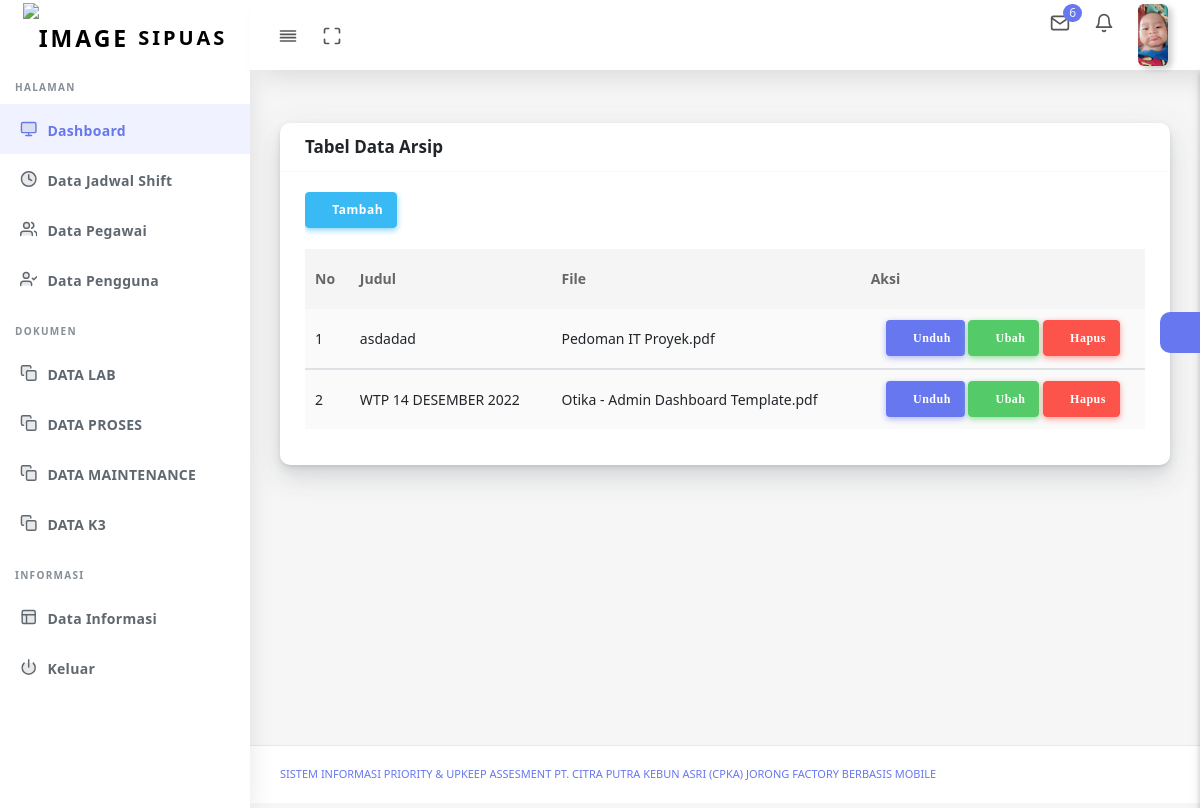
/data_arsip_administrator.php (signed in), run on the app's committed database.
### tables this page shows
CREATE TABLE `user` (
  `id_user` int(11) NOT NULL,
  `nama` text NOT NULL,
  `username` varchar(100) NOT NULL,
  `password` varchar(100) NOT NULL,
  `level` enum('Manager','Administrator','Admin_LAB','Admin_Proses','Admin_Maintenance','Admin_K3','Operator_Lab','Operator_Proses','Operator_Maintenaance','Operator_K3','Admin_Har','Superadmin') NOT NULL,
  `status` text NOT NULL,
  `foto` text NOT NULL,
  `id_pegawai` int(11) NOT NULL
);

CREATE TABLE `arsip` (
  `id_arsip` int(11) NOT NULL,
  `id_user` int(11) NOT NULL,
  `judul` text NOT NULL,
  `file` text NOT NULL
);

### data_arsip_administrator.php (the view, shortened to what this page needs)
<!DOCTYPE html>
<html lang="en">
<head>
  <link rel="stylesheet" href="assets/css/app.min.css">
  <link rel="stylesheet" href="assets/bundles/datatables/datatables.min.css">
  <link rel="stylesheet" href="assets/bundles/datatables/DataTables-1.10.16/css/dataTables.bootstrap4.min.css">
  <link rel="stylesheet" href="assets/bundles/bootstrap-daterangepicker/daterangepicker.css">
  <link rel="stylesheet" href="assets/bundles/bootstrap-colorpicker/dist/css/bootstrap-colorpicker.min.css">
  <link rel="stylesheet" href="assets/bundles/select2/dist/css/select2.min.css">
  <link rel="stylesheet" href="assets/bundles/jquery-selectric/selectric.css">
  <link rel="stylesheet" href="assets/bundles/bootstrap-timepicker/css/bootstrap-timepicker.min.css">
  <link rel="stylesheet" href="assets/bundles/bootstrap-tagsinput/dist/bootstrap-tagsinput.css">
  <link rel="stylesheet" href="assets/css/style.css">
  <link rel="stylesheet" href="assets/css/components.css">
  <link rel="stylesheet" href="assets/css/custom.css">
</head>
<body>
  <div id="app">
    <div class="main-wrapper main-wrapper-1">
      <div class="navbar-bg"></div>
      <?php include ('proses/menu/menu_administrator.php')?>
      <div class="main-content">
        <section class="section">
          <div class="section-body">
            <div class="row">
              <div class="col-12">
                <div class="card">
                  <div class="card-header">
                    <h4>Tabel Data Arsip</h4>
                  </div>
                  <div class="card-body">
                    <div class="table-responsive">
                    <button class="btn btn-icon btn-info" data-toggle="modal" data-target="#tambah">
                      <i class="fas fa-plus" aria-hidden="true"></i> Tambah
                                                    </button><br><br>
                      <table class="table table-striped table-hover" id="save-stage" style="width:100%;">
                      <thead>
                                        <tr>
                                            <th>No</th>
                                            <th>Judul</th>
                                            <th>File</th>
                                            <th>Aksi</th>
                                        </tr>
                                    </thead>
                                    <?php
                                         $id_user=$_SESSION['id_user'];
                                                    $query = mysql_query("SELECT * FROM arsip
                                                    INNER JOIN user on user.id_user = arsip.id_user
                                                    WHERE arsip.id_user='$id_user'
                                                    ORDER BY id_arsip");
                                                $no = 1;
                                                    while ($data = mysql_fetch_assoc($query)) {?>
                                    <tbody>
                                        <tr>
                                                <td> <?php echo $no++ ?></td>
                                                <td> <?php echo $data['judul']; ?></td>
                                                <td> <?php echo $data['file']; ?></td>
                                                <td class="td-actions text-center">
                                        <a href="download_administrator.php?filename=<?=$data['file']?>">
                                        <button type="button" rel="tooltip" class="btn btn-icon btn-primary">
                                        <i class="fa fa-download"> Unduh</i>
                                        </button></a>
                                                         <a  href ="#edit" data-toggle="modal" data-id="<?php echo $data['id_arsip'];?>"
                                                         data-target="#edit"><button type="button" rel="tooltip" class="btn btn-icon btn-success">
                                                            <i class="fa fa-edit"> Ubah</i>
                                                        </button></a>
  <a  href="#" onclick="confirm_modal('proses/administrator/hapus_arsip_administrator.php?id=<?php echo $data['id_arsip'];?>');">
  <button type="button" rel="tooltip" class="btn btn-icon btn-danger">
                                                            <i class="fas fa-trash"> Hapus</i>
                                                        </button></a>
                                                      </td>
                                        </tr>
                                    </tbody>
                                        <?php  } ?>
                      </table>
                    </div>
                  </div>
                </div>
              </div>
            </div>
          </div>
        </section>
        <div class="settingSidebar">
          <a href="javascript:void(0)" class="settingPanelToggle"> <i class="fa fa-spin fa-cog"></i>
          </a>
        </div>
      </div>
      <footer class="main-footer">
        <div class="footer-left">
          <a href="templateshub.net">Sistem Informasi Priority & Upkeep Assesment PT. Citra Putra Kebun Asri (CPKA) Jorong Factory Berbasis Mobile</a></a>
        </div>
      </footer>
    </div>
  </div>
</body>
</html>

### proses/menu/menu_administrator.php (shortened to what this page needs)
<nav class="navbar navbar-expand-lg main-navbar sticky">
        <div class="form-inline mr-auto">
          <ul class="navbar-nav mr-3">
            <li><a href="#" data-toggle="sidebar" class="nav-link nav-link-lg
									collapse-btn"> <i data-feather="align-justify"></i></a></li>
            <li><a href="#" class="nav-link nav-link-lg fullscreen-btn">
                <i data-feather="maximize"></i>
              </a></li>
          </ul>
        </div>
        <ul class="navbar-nav navbar-right">
          <li class="dropdown dropdown-list-toggle"><a href="#" data-toggle="dropdown"
              class="nav-link nav-link-lg message-toggle"><i data-feather="mail"></i>
              <span class="badge headerBadge1">
                6 </span> </a>
          </li>
          <li class="dropdown dropdown-list-toggle"><a href="#" data-toggle="dropdown"
              class="nav-link notification-toggle nav-link-lg"><i data-feather="bell" class="bell"></i>
            </a>
          </li>
          <li class="dropdown"><a href="#" data-toggle="dropdown"
              class="nav-link dropdown-toggle nav-link-lg nav-link-user">
			  <?php
                                    $id_user=$_SESSION['id_user'];
                                    $query_mysql = mysql_query("SELECT * FROM user WHERE id_user='$id_user'")or die(mysql_error());
                                    while($data = mysql_fetch_array($query_mysql)){
                                        ?>
			  <img alt="image" src="foto/<?php echo $data['foto']?>"
			  <?php } ?>
                class="user-img-radious-style"> <span class="d-sm-none d-lg-inline-block"></span></a>
          </li>
        </ul>
      </nav>
<div class="main-sidebar sidebar-style-2">
        <aside id="sidebar-wrapper">
          <div class="sidebar-brand">
            <a href="halaman.php"> <img alt="image" src="assets2/logo/logo.png" class="header-logo" /> <span
                class="logo-name">SIPUAS</span>
            </a>
          </div>
          <ul class="sidebar-menu">
            <li class="menu-header">Halaman</li>
            <li class="dropdown active">
              <a href="halaman.php" class="nav-link"><i data-feather="monitor"></i><span>Dashboard</span></a>
            </li>
            <li class="dropdown">
              <a href="#" class="menu-toggle nav-link has-dropdown"><i
              data-feather="clock" data-feather="users"></i><span>Data Jadwal Shift</span></a>
            </li>
            <li class="dropdown">
              <a href="#" class="menu-toggle nav-link has-dropdown"><i
                  data-feather="users"></i><span>Data Pegawai</span></a>
            </li>
            <li class="dropdown">
              <a href="data_pengguna_administrator.php"><i
                  data-feather="user-check"></i><span>Data Pengguna</span></a>
            </li>
            <li class="menu-header">Dokumen</li>
            <li class="dropdown">
              <a href="#" class="menu-toggle nav-link has-dropdown"><i data-feather="copy"></i><span> DATA LAB</span></a>
            </li>
            <li class="dropdown">
              <a href="#" class="menu-toggle nav-link has-dropdown"><i data-feather="copy"></i><span> DATA PROSES</span></a>
            </li>
            <li class="dropdown">
              <a href="#" class="menu-toggle nav-link has-dropdown"><i data-feather="copy"></i><span> DATA MAINTENANCE</span></a>
            </li>
            <li class="dropdown">
              <a href="#" class="menu-toggle nav-link has-dropdown"><i data-feather="copy"></i><span> DATA K3</span></a>
            </li>
            <li class="menu-header">Informasi</li>
            <li class="dropdown">
              <a href="#" class="menu-toggle nav-link has-dropdown"><i data-feather="layout"></i><span>Data Informasi</span></a>
            </li>
            <li class="dropdown">
              <a href="logout.php"><i
                  data-feather="power"></i><span>Keluar</span></a>
            </li>
          </ul>
        </aside>
      </div>

### data on the page
user: foto (picture)
arsip: judul "asdadad", file "Pedoman IT Proyek.pdf"
arsip: judul "WTP 14 DESEMBER 2022", file "Otika - Admin Dashboard Template.pdf"
